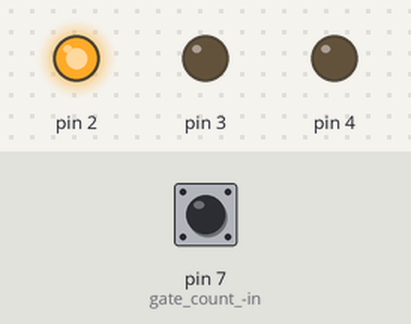
Bench run of a sketch on a simulated Arduino Uno, built with avr-gcc and run on an emulated ATmega328P. Shown: output pins drawn as LEDs (lit = HIGH). The test bench sets the inputs (shaded band); at power-on: pin 7 (gate_count_-in) HIGH.

Above: at 0.3 s.
At 0.8 s:
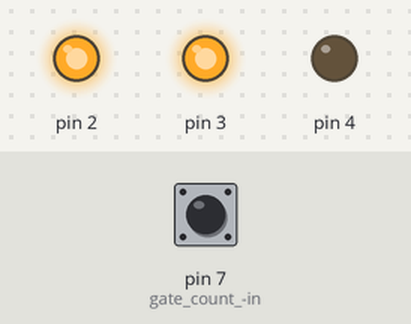
At 1.6 s:
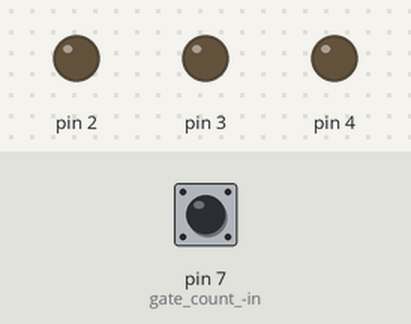
Timing chart, 0 to 3.1 s (numbered marks = the images above):
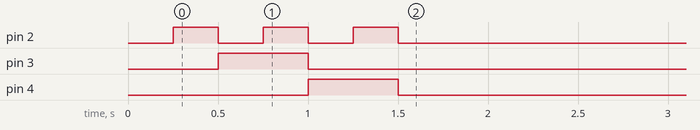

The sketch:

without_gate.ino
```cpp
int count=0;
void setup()
{

pinMode(2,OUTPUT);//7 seg. display
pinMode(3,OUTPUT);//7 seg. display
pinMode(4,OUTPUT);//7 seg. display

pinMode(8,INPUT);//ir 1
pinMode(9,INPUT);//ir 2
pinMode(10,INPUT);//ir 3
pinMode(11,INPUT);//ir 4
pinMode(12,INPUT);//ir 5


/*pinMode(11,OUTPUT);//led 1
pinMode(14,OUTPUT);//led 2
pinMode(15,OUTPUT);//led 3
pinMode(16,OUTPUT);//led 4
pinMode(17,OUTPUT);//led 5*/


pinMode(7,INPUT);//gate count -in
pinMode(5,INPUT);//gate count -out
start();
}

void loop()
{
 // start();
//to count up and down on 7 segment DISPLAY...
   while (digitalRead(7)==HIGH)
  {
    if (digitalRead(7)==LOW){
    count++;
    full();
    empty();
    display1();

  }
  }

   while (digitalRead(5)==HIGH)
  {
   if (digitalRead(5)==HIGH){
    count--;
    full();
    empty();
    display1();
  }
  }

// to switch the leds on and off...
 /* if (digitalRead(8)==HIGH) digitalWrite(11,LOW);
  else digitalWrite(11,HIGH);
  if (digitalRead(9)==HIGH) digitalWrite(14,LOW);
  else digitalWrite(10,HIGH);
  if (digitalRead(7)==HIGH) digitalWrite(15,LOW);
  else digitalWrite(15,HIGH);
  if (digitalRead(8)==HIGH) digitalWrite(16,LOW);
  else digitalWrite(16,HIGH);
  if (digitalRead(9)==HIGH) digitalWrite(17,LOW);
  else digitalWrite(17,HIGH);
*/


}

void display1()
{
  switch(count)
    {
      case 0:
      digitalWrite(2,LOW);
      digitalWrite(3,LOW);
      digitalWrite(4,LOW);
      break;
      case 1:
      digitalWrite(2,HIGH);
      digitalWrite(3,LOW);
      digitalWrite(4,LOW);
      break;
      case 2:
      digitalWrite(2,LOW);
      digitalWrite(3,HIGH);
      digitalWrite(4,LOW);
      break;
      case 3:
      digitalWrite(2,HIGH);
      digitalWrite(3,HIGH);
      digitalWrite(4,LOW);
      break;
      case 4:
      digitalWrite(2,LOW);
      digitalWrite(3,LOW);
      digitalWrite(4,HIGH);
      break;
      case 5:
      digitalWrite(2,HIGH);
      digitalWrite(3,LOW);
      digitalWrite(4,HIGH);
      break;


    }
}

void full()
{
  if (count>5)
  {
    count == 5;
  }
}

void start()
{
    digitalWrite(2,LOW);
    digitalWrite(3,LOW);
    digitalWrite(4,LOW);
   delay(250);
    digitalWrite(2,HIGH);
    digitalWrite(3,LOW);
    digitalWrite(4,LOW);
    delay(250);
    digitalWrite(2,LOW);
    digitalWrite(3,HIGH);
    digitalWrite(4,LOW);
   delay(250);
    digitalWrite(2,HIGH);
    digitalWrite(3,HIGH);
    digitalWrite(4,LOW);
    delay(250);
    digitalWrite(2,LOW);
    digitalWrite(3,LOW);
    digitalWrite(4,HIGH);
    delay(250);
    digitalWrite(2,HIGH);
    digitalWrite(3,LOW);
    digitalWrite(4,HIGH);
    delay(250);

    digitalWrite(2,LOW);
    digitalWrite(3,LOW);
    digitalWrite(4,LOW);


}

void empty()
{
  if (count<0)
  {
   count==0;
   }
}
```
